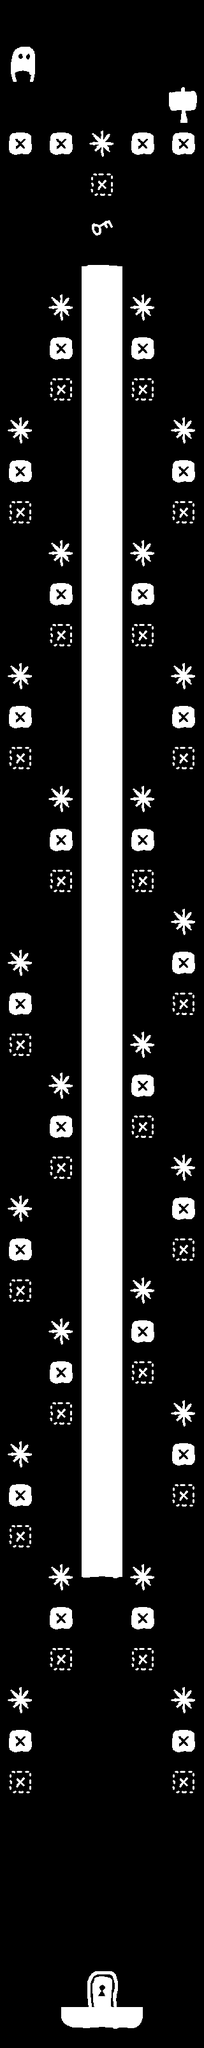

Tiled map render using the project's own tile images. Description and the whole map definition, tile-layer contents included, below:
An orthogonal 5x50 tile map with 64x64 px tiles, 1 tile layer (Camada de Tiles 1).

<map version="1.0" orientation="orthogonal" renderorder="right-down" width="5" height="50" tilewidth="64" tileheight="64" nextobjectid="1">
 <tileset firstgid="1" name="tileset" tilewidth="64" tileheight="64" tilecount="25" columns="5">
  <image source="TilesetSimples/tileset.png" width="320" height="320" />
 </tileset>
 <layer name="Camada de Tiles 1" width="5" height="50">
  <data encoding="csv">
0,0,0,0,0,
24,0,0,0,0,
0,0,0,0,15,
22,22,23,22,22,
0,0,21,0,0,
0,0,18,0,0,
0,0,2,0,0,
0,23,7,23,0,
0,22,7,22,0,
0,21,7,21,0,
23,0,7,0,23,
22,0,7,0,22,
21,0,7,0,21,
0,23,7,23,0,
0,22,7,22,0,
0,21,7,21,0,
23,0,7,0,23,
22,0,7,0,22,
21,0,7,0,21,
0,23,7,23,0,
0,22,7,22,0,
0,21,7,21,0,
0,0,7,0,23,
23,0,7,0,22,
22,0,7,0,21,
21,0,7,23,0,
0,23,7,22,0,
0,22,7,21,0,
0,21,7,0,23,
23,0,7,0,22,
22,0,7,0,21,
21,0,7,23,0,
0,23,7,22,0,
0,22,7,21,0,
0,21,7,0,23,
23,0,7,0,22,
22,0,7,0,21,
21,0,7,0,0,
0,23,12,23,0,
0,22,0,22,0,
0,21,0,21,0,
23,0,0,0,23,
22,0,0,0,22,
21,0,0,0,21,
0,0,0,0,0,
0,0,0,0,0,
0,0,0,0,0,
0,0,0,0,0,
0,0,17,0,0,
0,11,12,13,0
</data>
 </layer>
</map>
